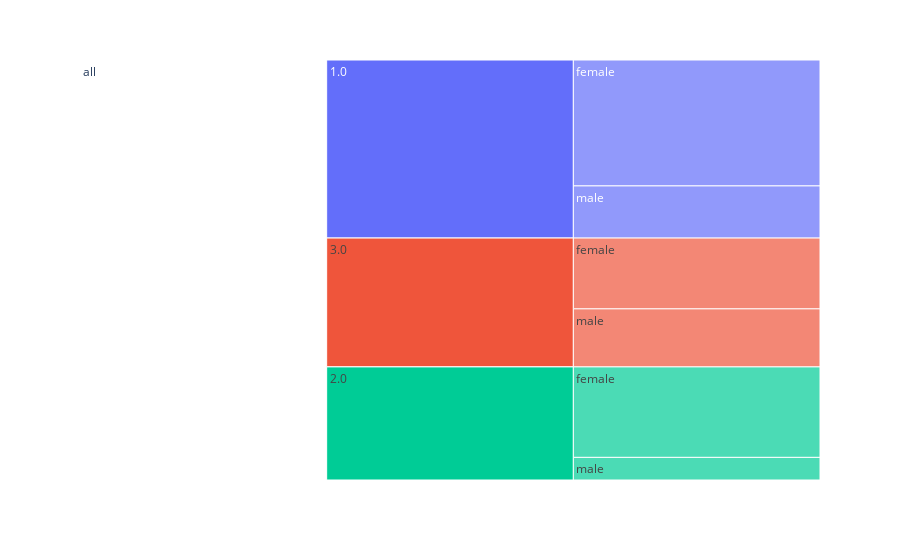

Here is the notebook cell this chart was saved with:
### Code cell
fig = px.icicle(df, path=[px.Constant("all"),'pclass','sex'],
               values= 'survived')
fig.show()

### Figure 1 — Plotly figure (JSON) as saved in the notebook; plotly's stock layout.template omitted (floating-point values rounded to 4 significant figures)
{"data": [{"branchvalues": "total", "domain": {"x": [0, 1], "y": [0, 1]}, "hovertemplate": "labels=%{label}<br>survived=%{value}<br>parent=%{parent}<br>id=%{id}<extra></extra>", "ids": ["all/1.0/female", "all/2.0/female", "all/3.0/female", "all/1.0/male", "all/2.0/male", "all/3.0/male", "all/1.0", "all/2.0", "all/3.0", "all"], "labels": ["female", "female", "female", "male", "male", "male", "1.0", "2.0", "3.0", "all"], "name": "", "parents": ["all/1.0", "all/2.0", "all/3.0", "all/1.0", "all/2.0", "all/3.0", "all", "all", "all", ""], "type": "icicle", "values": [128, 92, 72, 53, 23, 59, 181, 115, 131, 427]}], "layout": {"legend": {"tracegroupgap": 0}, "margin": {"t": 60}}}
